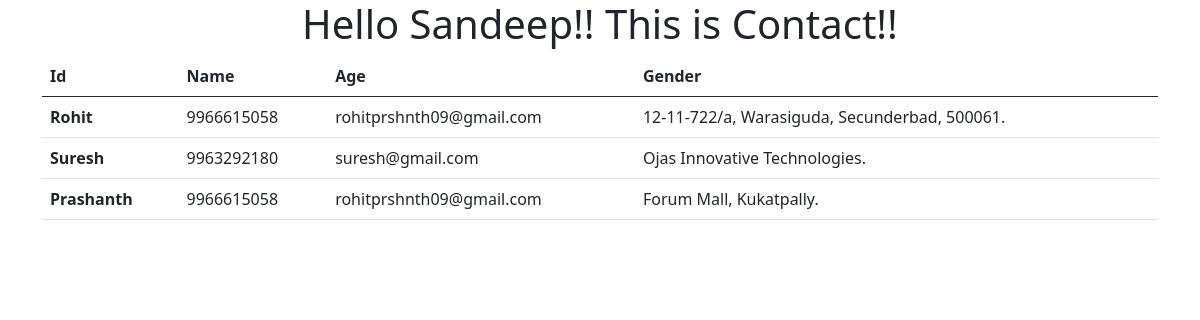
The app's page /contact with its own data.
### task_app/models.py (models this page shows, shortened)
class Contact(models.Model):
    id_num = models.ForeignKey(Info,on_delete=models.CASCADE)
    mobile = models.CharField(max_length=11)
    email = models.EmailField(max_length=254)
    address = models.TextField(max_length =100)

class Info(models.Model):
    id_num = models.IntegerField(primary_key=True)
    name =  models.CharField(max_length=20)
    age =  models.IntegerField()
    gender = models.CharField(max_length=2)
    def __str__(self):
        return self.name

### task_app/views.py (the view)
# urls.py: path("contact", views.contact, name='info')
def contact(request):
    con = Contact.objects.all()
    return render(request,'task_app/contact.html',{"con":con})

### templates/task_app/contact.html (shortened to what this page needs)
<!DOCTYPE html>
<html lang="en">
<head>
    <link href="https://cdn.jsdelivr.net/npm/bootstrap@5.0.2/dist/css/bootstrap.min.css" rel="stylesheet">
</head>
<body>
<center>
    <h1>
    </h1>
    <div class="container">
       <table class="table">
  <thead>
    <tr>
      <th scope="col">Id</th>
      <th scope="col">Name</th>
      <th scope="col">Age</th>
      <th scope="col">Gender</th>
    </tr>
  </thead>
  <tbody>
  {% for i in con %}
    <tr>
      <th scope="row">{{i.id_num}}</th>
      <td>{{i.mobile}}</td>
      <td>{{i.email}}</td>
      <td>{{i.address}}</td>
    </tr>
    {% endfor %}
  </tbody>
</table>
    </div>
</center>
</body>
</html>

### records on screen
Contact: id_num "Rohit", mobile "9966615058", email "rohitprshnth09@gmail.com", address "12-11-722/a, Warasiguda, Secunderbad, 500061."
Contact: id_num "Suresh", mobile "9963292180", email "suresh@gmail.com", address "Ojas Innovative Technologies."
Contact: id_num "Prashanth", mobile "9966615058", email "rohitprshnth09@gmail.com", address "Forum Mall, Kukatpally."
